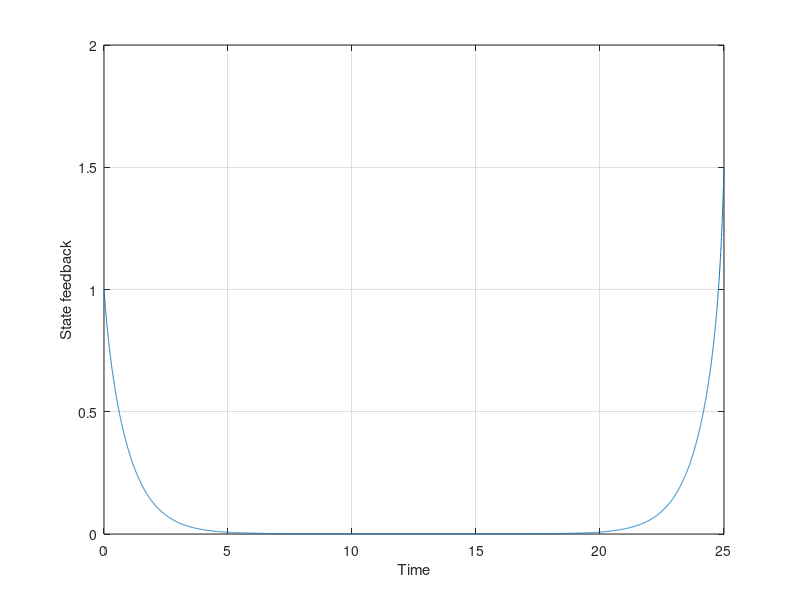
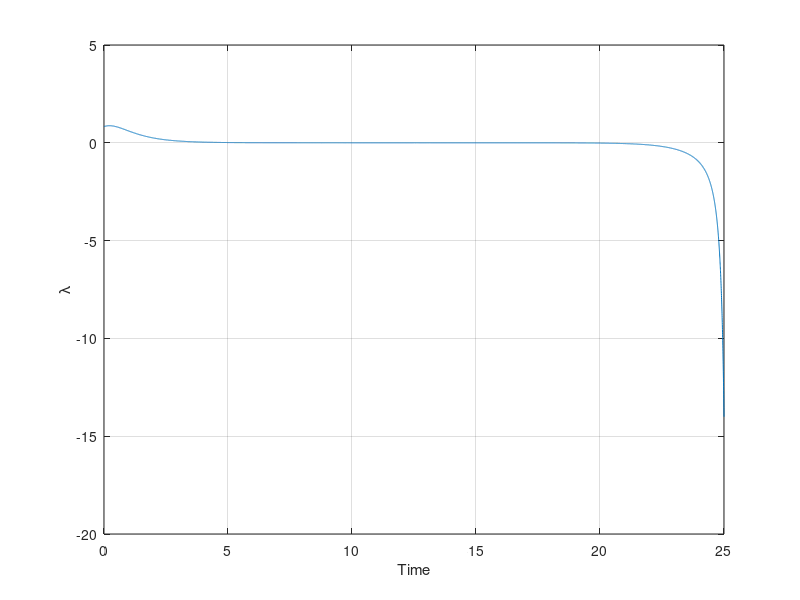

The MATLAB source for these figures, in order:
clc;
% clear;
close all;
%% Initialization
xf = 1.5;
x0 = 1;
tf = 25;
t0 = 0;


%% iLQR parameters
N = 10000;
dt = (tf - t0)./N;
alpha = 0.5;


Q = 2;
R = 2;
x_nom = zeros(1,N+1);
x_nom(:,1) = x0;
x_new = zeros(1,N+1);
x_new(:,1) = x0;
u_nom = randn(1,N);
dx = zeros(1,N+1);
du = zeros(1,N);
S = zeros(1,N+1);
S(:,N+1) = 0;
P = zeros(1,N+1);
P(:,N+1) = 0;
V = zeros(1,N+1);
V(:,N+1) = 1;
U = zeros(1,N+1);
U(:,N+1) = 1;
w = zeros(1,N+1);
w(:,N+1) = 0;
K = zeros(1,N);
K_u = zeros(1,N);
k = zeros(1,N);

eps = 0;



criteria = true;
iter = 0;
max_iter = 10000;

while iter < max_iter

    iter = iter + 1;

    for i = 1:1:N
        x_nom(:,i+1) = x_nom(:,i) + dt*(-x_nom(:,i)^3 + u_nom(:,i));
    end

    d_psi = xf - x_nom(:,N+1);
    % d_psi = dx(:,N+1);
    for i = N:-1:1
        A = (1 + dt*(-3*(x_nom(:,i)^2)));
        B = dt;
        Quu = 2 + B'*S(:,i+1)*B;
        if i == N
            w(:,i+1) = -inv(B)*2*u_nom(:,N);
        end

        S(:,i) = A'*S(:,i+1)*A + Q - A'*S(:,i+1)*B*inv(Quu)*B'*S(:,i+1)*A;
        V(:,i) = A'*V(:,i+1) - A'*S(:,i+1)*B*inv(Quu)*B'*V(:,i+1);
        w(:,i) = Q*x_nom(:,i) + A'*w(:,i+1) - A'*S(:,i+1)*B*...
            inv(Quu)*(B*w(:,i+1) + R*u_nom(:,i));
        U(:,i) = U(:,i+1)*(A - B*inv(Quu)*B'*S(:,i+1)*A);
        P(:,i) = P(:,i+1) + U(:,i+1)*B*(-inv(Quu)*B'*V(:,i+1));
        K(:,i) = inv(Quu)*B'*V(:,i+1)*inv(P(:,i))*U(:,i) - ...
            inv(Quu)*B'*S(:,i+1)*A;
        K_u(:,i) = -inv(Quu)*B'*V(:,i+1)*inv(P(:,i));
        k(:,i)   = -inv(Quu)*2*u_nom(:,i) -inv(Quu)*B'*w(:,i+1);
        % K_u(:,i) = dt;
        
    end

    for i = 1:1:N
        du(:,i) = K(:,i)*dx(:,i) + K_u(:,i)*d_psi + alpha*k(:,i);
        u_nom(:,i) = u_nom(:,i) + du(:,i);
        x_new(:,i+1) = x_new(:,i) + dt*(-x_new(:,i)^3 + u_nom(:,i));
        dx(:,i+1) = x_new(:,i+1) - x_nom(:,i+1);
    end
    
    % x_nom = x_new;
    
    if abs(d_psi)<1e-10
        break;
    end
    terminal_error(iter) = d_psi;
    state_error(iter) = norm(dx,inf);
    % iter
end

% u_nom = [u_nom(:,1), u_nom];
iter
% J = (sum(u_nom.^2) + sum(x_nom.^2))*dt;
lambda = zeros(1,N+1);
mu = -inv(P(:,1))*(U(:,1)*dx(:,1) - d_psi);
for i = N+1:-1:1
    lambda(i) = S(:,i)*dx(:,i) + V(:,i)*mu + w(:,i);
    lambda(i) = lambda(i)*dt;
end
%% Plots

% figure(1)
% plot(0:dt:tf-dt,K)
% xlabel('Time')
% ylabel('State feedback')
% grid on
% hold on
% 
% figure(2)
% plot(0:dt:tf-dt,K_u)
% xlabel('Time')
% ylabel('Term. offset feedback')
% grid on
% hold on
% 
figure(3)
plot(0:dt:tf,x_nom)
xlabel('Time')
ylabel('State feedback')
grid on
hold on

figure(4)
plot(0:dt:tf,lambda)
xlabel('Time')
ylabel('\lambda')
grid on
% hold on
% plot(0:dt:tf,lambda)
% plot(0:dt:tf,w.*dt)
%%
% sig = 0.6;
% for k = 1:1:100
%     x = zeros(1,N+1);
%     err = normrnd(0,sig,[1,1]);
%     x(:,1) = x0 + err;
%     noise = zeros(size(x));
%     noise(:,1) = err;
%     for i = 1:1:N
%         % err = randn(1,1);
%         x_b(:,i) = x(:,i);
%         for j = i:1:N
%             x_b(:,j+1) = x_b(:,j) + dt*(-x_b(:,j)^3 + u_nom(:,j));
%         end
%         d_psi_n = xf - x_b(:,N+1);
%         u_new(:,i) = u_nom(:,i) + 1*K(:,i)*(x(:,i) - x_nom(:,i)) + ...
%             1*K_u(:,i)*d_psi_n;
%         x(:,i+1) = x(:,i) + dt*(-x(:,i)^3 + u_new(:,i));
%         if i<(N-10)
%                 err = normrnd(0,sig,[1,1]);
%                 x(:,i+1) = x(:,i+1) + 1*err;
%                 noise(:,i+1) = err;
%         end
%     end
% 
% 
%     error = x-x_nom;
%     final_error(k) = error(end);
%     figure(1)
%     plot(0:dt:tf,noise)
%     hold on
% end
% 
% 
% figure(1)
% plot(0:dt:tf,3*sig*ones(1,N+1),'--r')
% plot(0:dt:tf,-3*sig*ones(1,N+1),'--r')
% 
% figure(2)
% plot(1:1:100,(final_error./xf)*100,'o')
% ylabel('Final Error as % of final state')
% xlabel('Iterations')
% 
% x10 = x;
% u10 = u_new;
% figure
% plot(0:dt:tf,x_nom)
% hold on
% plot(0:dt:tf,x)
% legend('Opt. Sol.','Feedback sol.')
% 
% figure
% plot(0:dt:tf-dt,u_nom)
% hold on
% plot(0:dt:tf-dt,u_new)
% legend('Opt. Sol.','Feedback sol.')
% 
% x_opt = x_nom;
% u_opt = u_nom;

    
% figure
% plot(0:dt:tf,P)
% xlabel('Time')
% ylabel('P')
% grid on
% 
% figure
% plot(0:dt:tf,V)
% xlabel('Time')
% ylabel('V')
% grid on


%% Continuous-Time results


% Forward marching

% x_init = [x0;lambda(1)];
% traj = x_init;
% sim_diff_fac = 100;
% N1 = N*sim_diff_fac;
% dt1 = dt/sim_diff_fac;
% 
% for i = 1:1:N1
%     [t,x] = ode113(@(t,x) odefun(t,x), [(i-1)*dt1, i*dt1], x_init);
%     x_init = x(end,:)';
%     traj = [traj, x_init];
% end
% 
% frac = 1;
% t_plot = tf*frac;
% n = N*frac+ 1;
% n1 = N1*frac + 1;
% 
% figure(1)
% plot(0:dt1:t_plot,traj(1,1:n1));
% hold on
% plot(0:dt:t_plot,x_nom(:,1:n));
% 
% figure(2)
% plot(0:dt1:t_plot,traj(2,1:n1));
% hold on
% plot(0:dt:t_plot,lambda(:,1:n));

% Backward Marching
% x_init = [x_nom(1,end);lambda(1,end)];
% traj = x_init;
% sim_diff_fac = 100;
% N1 = N*sim_diff_fac;
% dt1 = dt/sim_diff_fac;
% 
% for i = N1:-1:1
%     [t,x] = ode113(@(t,x) odefun(t,x), [(i)*dt1, (i-1)*dt1], x_init);
%     x_init = x(end,:)';
%     traj = [x_init, traj];
% end
% 
% 
% frac = 1/1;
% t_plot = tf - tf*frac;
% n = N - N*frac + 1;
% n1 = N1 - N1*frac + 1;
% 
% figure(1)
% plot(t_plot:dt1:tf,traj(1,n1:end));
% hold on
% plot(t_plot:dt:tf,x_nom(:,n:end));
% 
% figure(2)
% plot(t_plot:dt1:tf,traj(2,n1:end));
% hold on
% plot(t_plot:dt:tf,lambda(:,n:end));
% 
% function xout = odefun(t,y)
% 
%  x = y(1);
%  lambda = y(2);
% 
%  xout = zeros(2,1);
%  xout(1) = -x.^3 - lambda./2;
%  xout(2) = -2*x + 3*lambda.*(x.^2);
% end